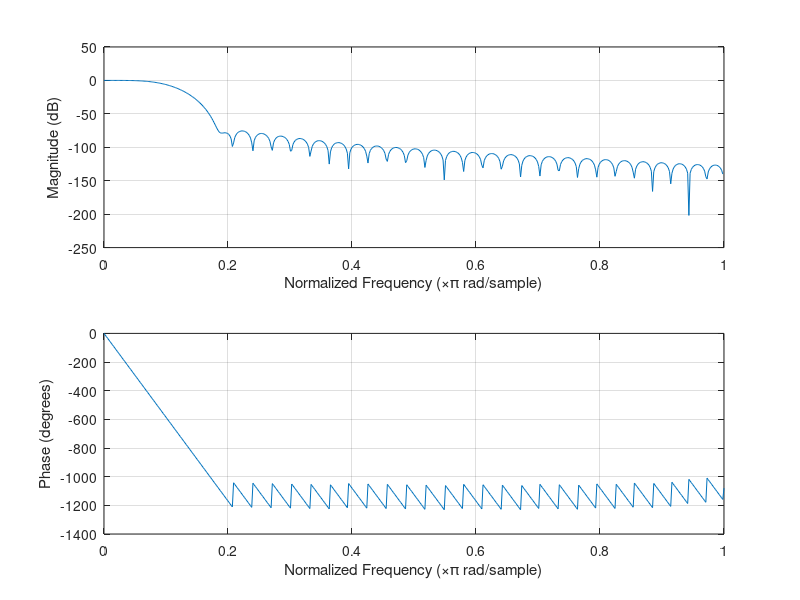

Here is the MATLAB script that generated this plot: (Note: this script raises an error after producing the figure.)
%% medidor de distancia con interpolacion de la envolvente utilizando los ecos digitalizados


%para probar el algoritmo de de medicion en matlab pero con los datos
%digitalizados por el psoc, se utiliza el vector del eco
clear all 
%close all

fc = 40e3;     %frecuencia de resonancia del sensor
fs = 400e3;      %frecuencia de muestreo
N = 1024;
%% deriva de amstrong 
%filtro analogico cero - polo frecuencia de corte superior 60000
fss = fc;     %Doble de la frecuencia de la portadora
a = 2*20e3*pi;  %Ancho de banda del transductor
num = 100.*[1 0];
den = [1 a]; % se usa el polo para limitar el ancho de banda de la derivada
%Se digitaliza el filtro para hallar la derivada
[numd, dend] = bilinear(num,den,fss);
derivadorS = tf(num,den);
derivadorZ = tf(numd,dend,1); % para tener la ecuacion en diferencia que va en el PSoC

%% fir derivada
b_diff = [-1, 6, -27, 104,0,  -104, 27, -6, 1];

%% filtro demodulador

fir_dem = fir1(65,0.1,blackman(66));
fir_dem2 = fir1(65,0.025,blackman(66));
figure
freqz(fir_dem)


%% filtro low pass reconstructor
%pasamos la envolvente por un paso bajos con frecuencia de corte a 3k para
%interpolar la senhal, para esto primero disenhamos el filtro paso bajos
%neecesario:
M = 3;
fss_lp = M*fs;
fc_lp = 20e3;

lp_interpolador = fir1(60,fc_lp/(fss_lp/2)); %para que pase hasta 10k


%%  
%Longitud del vector de datos
longitud = 1024;
%Frecuencia de muestreo
fs=0.4e6;
Ts=1/fs;


%% Tomaremos como referencia el eco que esta en la mitad del trayecto medido.
% los ecos se empezaron a digitalizar a una distancia de 20cm entre los
% transductores y finalizo a una distancia de 40cm con intervalos de 1cm
% por lo que nuestra referencia sera el eco tomado en el medio, el eco en
% la posicion del indice 11 del vector de ecos.

aux = load('D:\Google Drive\TESIS FM\Scrips Matlab\psoc_med_dis\medidas_paper\ecos_digitalizados2.mat');
eco = aux.ecos;
temperatura = aux.temperatura;

eco_refe = squeeze(eco(11,1,:));

%% se halla la envolvente utilizando la transformada de hilbert
env_r = abs(hilbert(eco_refe));
env_refe = filter(fir_dem,1,env_r);

figure
plot(eco_refe)
title('Eco y su envolvente')
hold on
plot(env_refe)

%% se interpola la envolvente para obterner mas resolucion
%primero agregamos los puntos intermedios en cada muestra
j = 1;
for i=1 : N
    env_y_0(j) = env_refe(i);
    env_y_0(j+1) = env_refe(i);
    env_y_0(j+2) = env_refe(i);
    j = j+3;
end

%pasamos la senhal por el filtro low pass reconstructor:
env_refe_int = filter(lp_interpolador,1,env_y_0);
env_refe_int = M.*env_refe_int;

figure
subplot(211)
plot(env_refe)
title(' envolvente sin interpolar.')
subplot(212)
plot(env_refe_int)
title(' envolvente interpolada.')

%% derivamos al envolvente 
env_refe_int_d = filter(numd,dend,env_refe_int);%se deriva la envolvelnte interpolada

%suavizado de la derivada
%env_refe_int_d = filter(fir_dem2,1,env_refe_int_d);

%se normaliza la derivada
[max_d, max_i] = max(env_refe_int_d );
env_refe_int_d = (1/max_d).*env_refe_int_d;

%% Elegimos el patron

figure
plot(env_refe_int_d)
title('Derivada de la envolvente referencia.')
%hold on
%plot(env_refe_int_d_2, 'r')

%solo para la presentacion
figure
plot(env_refe_int_d)
hold on
plot(env_refe_int)

disp("Enter para elegir el patron")
pause
%se selecciona cual sera el patron, esto se hace seleccionando una ventana
%temporanl en la curva de la envolventa derivada
[ind val] = ginput(2);

%Se define el patron desde la derivada
patron = env_refe_int_d(1,floor(ind(1,1)):floor(ind(2,1)));
%patron = filter(patron_lp,1,patron_0);
figure
plot(patron);
title('patron de la derivada')

%% hallamos el indice maximo de la correlacion de referencia.
correlacion =  xcorr(env_refe_int_d ,patron);
[V1 TOF1] = max(correlacion);

%% iniciamos las mediciones a partir de la referencia tomada

flag = 1;
count_med = 1;
count_dist = 1;

while(count_dist < 22)
    while(count_med <11)
    %se toma la siguiente medida
    eco_med = squeeze(eco(count_dist,count_med,:));

    %% se obtiene la envolvente del segundo eco generado
    env_m = abs(hilbert(eco_med));
    env_med = filter(fir_dem,1,env_m);

    %% se interpola la envolvente del segundo eco
    %primero agregamos los puntos intermedios en cada muestra
    j = 1;
    for i=1 : N
        env_y1_0(j) = env_med(i);
        env_y1_0(j+1) = env_med(i);
        env_y1_0(j+2) = env_med(i);
        j = j+3;
    end

    env_med_int = filter(lp_interpolador,1,env_y1_0);
    env_med_int = M.*env_med_int;

    %% se deriva la envolvente interpolada del segundo eco
    env_med_int_d = filter(numd,dend,env_med_int);

    %se normaliza la derivada
    [max_d, max_i] = max(env_med_int_d );
    env_med_int_d = (1/max_d).*env_med_int_d;


    %% CORRELACION DE LA SENHAL medida (EL 2DO ECO digitalizado)
    correlacion  =  xcorr(env_med_int_d ,patron);
    [V2 TOF2] = max( correlacion );

    %% se calcula el tiempo de vuelo y la distancia entre los ecos con las correlaciones realizadas por partes

    TOF1_v(count_dist,count_med) = TOF1
    TOF2_v(count_dist,count_med) = TOF2
    Distancia(count_dist,count_med) =(331000 + 610*temperatura(count_dist,count_med))*[(TOF2-TOF1)*1/(3*fs)]

    count_med = count_med + 1;
    
   
    end
    
    count_dist = count_dist + 1;
    count_med = 1;
    
end

%solo para la presentacion
figure
plot(correlacion)
 %se normaliza la derivada
[max_d, max_i] = max(env_refe_int );
env_refe_int = (1/max_d).*env_refe_int;
%solo para la presentacion
figure
plot(env_refe_int_d)
hold on
plot(env_refe_int)

%% graficamos el error de las mediciones
valor_real = [-100:10:100];

XMIN = -10;
XMAX = 10;
YMIN = -2;
YMAX = 2;
% Solo interpolacion:
%aux = load('D:\Google Drive\TESIS FM\Psoc\Datos_mediciones\int_tia.mat');

i= 1;
while (i < 22)
   promedio_dist(i) = mean(Distancia(i,:)); 
   sigma_dist(i) = std(Distancia(i,:));
   error(i) = valor_real(i) - promedio_dist(i);
    i = i+1;
end

indice = [-10:1:10];

figure
subplot(311)
plot(indice,promedio_dist,'*')
title('DIG INT, Promedio Distancias')
subplot(312)
plot(indice,sigma_dist,'*')
title('DIG INT, STD Distancias')
subplot(313)
plot(indice,error,'*')
title('Error')
axis([XMIN XMAX YMIN YMAX])
